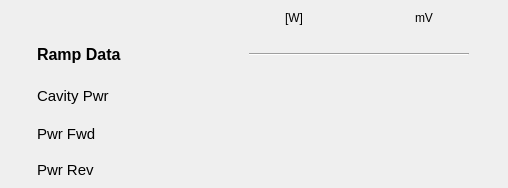
       <widget class="QWidget" name="scrollAreaWidgetContents_18">
        <property name="geometry">
         <rect>
          <x>0</x>
          <y>0</y>
          <width>508</width>
          <height>188</height>
         </rect>
        </property>
        <widget class="QWidget" name="layoutWidget_5">
         <property name="geometry">
          <rect>
           <x>3</x>
           <y>5</y>
           <width>501</width>
           <height>180</height>
          </rect>
         </property>
         <layout class="QGridLayout" name="gridLayout_10">
          <item row="4" column="2">
           <widget class="PyDMLabel" name="PyDMLabel_122">
            <property name="enabled">
             <bool>true</bool>
            </property>
            <property name="minimumSize">
             <size>
              <width>90</width>
              <height>30</height>
             </size>
            </property>
            <property name="maximumSize">
             <size>
              <width>80</width>
              <height>30</height>
             </size>
            </property>
            <property name="toolTip">
             <string/>
            </property>
            <property name="accessibleDescription">
             <string/>
            </property>
            <property name="layoutDirection">
             <enum>Qt::LeftToRight</enum>
            </property>
            <property name="autoFillBackground">
             <bool>false</bool>
            </property>
            <property name="styleSheet">
             <string notr="true"/>
            </property>
            <property name="frameShape">
             <enum>QFrame::NoFrame</enum>
            </property>
            <property name="frameShadow">
             <enum>QFrame::Sunken</enum>
            </property>
            <property name="alignment">
             <set>Qt::AlignRight|Qt::AlignTrailing|Qt::AlignVCenter</set>
            </property>
            <property name="precision" stdset="0">
             <number>1</number>
            </property>
            <property name="showUnits" stdset="0">
             <bool>false</bool>
            </property>
            <property name="precisionFromPV" stdset="0">
             <bool>false</bool>
            </property>
            <property name="channel" stdset="0">
             <string>BO-05D:RF-P5Cav:RevTopAmp-Mon</string>
            </property>
           </widget>
          </item>
          <item row="0" column="1">
           <widget class="PyDMLabel" name="PyDMLabel_108">
            <property name="toolTip">
             <string/>
            </property>
            <property name="text">
             <string>[W]</string>
            </property>
            <property name="alignment">
             <set>Qt::AlignCenter</set>
            </property>
           </widget>
          </item>
          <item row="4" column="0">
           <widget class="PyDMLabel" name="pv02raps01_4">
            <property name="minimumSize">
             <size>
              <width>172</width>
              <height>0</height>
             </size>
            </property>
            <property name="maximumSize">
             <size>
              <width>172</width>
              <height>16777215</height>
             </size>
            </property>
            <property name="font">
             <font>
              <pointsize>11</pointsize>
             </font>
            </property>
            <property name="toolTip">
             <string/>
            </property>
            <property name="text">
             <string>Pwr Rev</string>
            </property>
           </widget>
          </item>
          <item row="1" column="1" colspan="2">
           <widget class="Line" name="line_10">
            <property name="sizeIncrement">
             <size>
              <width>0</width>
              <height>0</height>
             </size>
            </property>
            <property name="baseSize">
             <size>
              <width>0</width>
              <height>0</height>
             </size>
            </property>
            <property name="autoFillBackground">
             <bool>false</bool>
            </property>
            <property name="frameShadow">
             <enum>QFrame::Sunken</enum>
            </property>
            <property name="lineWidth">
             <number>1</number>
            </property>
            <property name="midLineWidth">
             <number>0</number>
            </property>
            <property name="orientation">
             <enum>Qt::Horizontal</enum>
            </property>
           </widget>
          </item>
          <item row="1" column="0">
           <widget class="PyDMLabel" name="PyDMLabel_111">
            <property name="minimumSize">
             <size>
              <width>172</width>
              <height>35</height>
             </size>
            </property>
            <property name="maximumSize">
             <size>
              <width>172</width>
              <height>16777215</height>
             </size>
            </property>
            <property name="font">
             <font>
              <pointsize>12</pointsize>
              <weight>75</weight>
              <bold>true</bold>
             </font>
            </property>
            <property name="toolTip">
             <string/>
            </property>
            <property name="text">
             <string>Ramp Data</string>
            </property>
           </widget>
          </item>
          <item row="0" column="2">
           <widget class="PyDMLabel" name="PyDMLabel_110">
            <property name="toolTip">
             <string/>
            </property>
            <property name="text">
             <string>mV</string>
            </property>
            <property name="alignment">
             <set>Qt::AlignCenter</set>
            </property>
           </widget>
          </item>
          <item row="4" column="1">
           <widget class="PyDMLabel" name="PyDMLabel_120">
            <property name="enabled">
             <bool>true</bool>
            </property>
            <property name="minimumSize">
             <size>
              <width>90</width>
              <height>30</height>
             </size>
            </property>
            <property name="maximumSize">
             <size>
              <width>80</width>
              <height>30</height>
             </size>
            </property>
            <property name="toolTip">
             <string/>
            </property>
            <property name="accessibleDescription">
             <string/>
            </property>
            <property name="layoutDirection">
             <enum>Qt::LeftToRight</enum>
            </property>
            <property name="autoFillBackground">
             <bool>false</bool>
            </property>
            <property name="styleSheet">
             <string notr="true"/>
            </property>
            <property name="frameShape">
             <enum>QFrame::NoFrame</enum>
            </property>
            <property name="frameShadow">
             <enum>QFrame::Sunken</enum>
            </property>
            <property name="alignment">
             <set>Qt::AlignRight|Qt::AlignTrailing|Qt::AlignVCenter</set>
            </property>
            <property name="precision" stdset="0">
             <number>3</number>
            </property>
            <property name="showUnits" stdset="0">
             <bool>false</bool>
            </property>
            <property name="precisionFromPV" stdset="0">
             <bool>false</bool>
            </property>
            <property name="channel" stdset="0">
             <string>BO-05D:RF-P5Cav:RevBotPwrW-Mon</string>
            </property>
           </widget>
          </item>
          <item row="3" column="1">
           <widget class="PyDMLabel" name="PyDMLabel_117">
            <property name="enabled">
             <bool>true</bool>
            </property>
            <property name="minimumSize">
             <size>
              <width>90</width>
              <height>30</height>
             </size>
            </property>
            <property name="maximumSize">
             <size>
              <width>80</width>
              <height>30</height>
             </size>
            </property>
            <property name="toolTip">
             <string/>
            </property>
            <property name="accessibleDescription">
             <string/>
            </property>
            <property name="layoutDirection">
             <enum>Qt::LeftToRight</enum>
            </property>
            <property name="autoFillBackground">
             <bool>false</bool>
            </property>
            <property name="styleSheet">
             <string notr="true"/>
            </property>
            <property name="frameShape">
             <enum>QFrame::NoFrame</enum>
            </property>
            <property name="frameShadow">
             <enum>QFrame::Sunken</enum>
            </property>
            <property name="alignment">
             <set>Qt::AlignRight|Qt::AlignTrailing|Qt::AlignVCenter</set>
            </property>
            <property name="precision" stdset="0">
             <number>1</number>
            </property>
            <property name="showUnits" stdset="0">
             <bool>false</bool>
            </property>
            <property name="precisionFromPV" stdset="0">
             <bool>false</bool>
            </property>
            <property name="channel" stdset="0">
             <string>BO-05D:RF-P5Cav:FwdBotPwrW-Mon</string>
            </property>
           </widget>
          </item>
          <item row="2" column="0">
           <widget class="PyDMLabel" name="PyDMLabel_112">
            <property name="minimumSize">
             <size>
              <width>172</width>
              <height>35</height>
             </size>
            </property>
            <property name="maximumSize">
             <size>
              <width>172</width>
              <height>16777215</height>
             </size>
            </property>
            <property name="font">
             <font>
              <pointsize>11</pointsize>
             </font>
            </property>
            <property name="toolTip">
             <string/>
            </property>
            <property name="text">
             <string>Cavity Pwr</string>
            </property>
           </widget>
          </item>
          <item row="2" column="1">
           <widget class="PyDMLabel" name="PyDMLabel_113">
            <property name="enabled">
             <bool>true</bool>
            </property>
            <property name="minimumSize">
             <size>
              <width>90</width>
              <height>30</height>
             </size>
            </property>
            <property name="maximumSize">
             <size>
              <width>80</width>
              <height>30</height>
             </size>
            </property>
            <property name="toolTip">
             <string/>
            </property>
            <property name="accessibleDescription">
             <string/>
            </property>
            <property name="layoutDirection">
             <enum>Qt::LeftToRight</enum>
            </property>
            <property name="autoFillBackground">
             <bool>false</bool>
            </property>
            <property name="styleSheet">
             <string notr="true"/>
            </property>
            <property name="frameShape">
             <enum>QFrame::NoFrame</enum>
            </property>
            <property name="frameShadow">
             <enum>QFrame::Sunken</enum>
            </property>
            <property name="alignment">
             <set>Qt::AlignRight|Qt::AlignTrailing|Qt::AlignVCenter</set>
            </property>
            <property name="precision" stdset="0">
             <number>1</number>
            </property>
            <property name="showUnits" stdset="0">
             <bool>false</bool>
            </property>
            <property name="precisionFromPV" stdset="0">
             <bool>false</bool>
            </property>
            <property name="channel" stdset="0">
             <string>BO-05D:RF-P5Cav:Cell3BotPwrW-Mon</string>
            </property>
           </widget>
          </item>
          <item row="3" column="2">
           <widget class="PyDMLabel" name="PyDMLabel_119">
            <property name="enabled">
             <bool>true</bool>
            </property>
            <property name="minimumSize">
             <size>
              <width>90</width>
              <height>30</height>
             </size>
            </property>
            <property name="maximumSize">
             <size>
              <width>80</width>
              <height>30</height>
             </size>
            </property>
            <property name="toolTip">
             <string/>
            </property>
            <property name="accessibleDescription">
             <string/>
            </property>
            <property name="layoutDirection">
             <enum>Qt::LeftToRight</enum>
            </property>
            <property name="autoFillBackground">
             <bool>false</bool>
            </property>
            <property name="styleSheet">
             <string notr="true"/>
            </property>
            <property name="frameShape">
             <enum>QFrame::NoFrame</enum>
            </property>
            <property name="frameShadow">
             <enum>QFrame::Sunken</enum>
            </property>
            <property name="alignment">
             <set>Qt::AlignRight|Qt::AlignTrailing|Qt::AlignVCenter</set>
            </property>
            <property name="precision" stdset="0">
             <number>1</number>
            </property>
            <property name="showUnits" stdset="0">
             <bool>false</bool>
            </property>
            <property name="precisionFromPV" stdset="0">
             <bool>false</bool>
            </property>
            <property name="channel" stdset="0">
             <string>BO-05D:RF-P5Cav:FwdTopAmp-Mon</string>
            </property>
            <property name="displayFormat" stdset="0">
             <enum>PyDMLabel::Decimal</enum>
            </property>
           </widget>
          </item>
          <item row="3" column="0">
           <widget class="PyDMLabel" name="PyDMLabel_116">
            <property name="minimumSize">
             <size>
              <width>172</width>
              <height>0</height>
             </size>
            </property>
            <property name="maximumSize">
             <size>
              <width>172</width>
              <height>16777215</height>
             </size>
            </property>
            <property name="font">
             <font>
              <pointsize>11</pointsize>
             </font>
            </property>
            <property name="toolTip">
             <string/>
            </property>
            <property name="text">
             <string>Pwr Fwd</string>
            </property>
           </widget>
          </item>
          <item row="2" column="2">
           <widget class="PyDMLabel" name="PyDMLabel_115">
            <property name="enabled">
             <bool>true</bool>
            </property>
            <property name="minimumSize">
             <size>
              <width>90</width>
              <height>30</height>
             </size>
            </property>
            <property name="maximumSize">
             <size>
              <width>80</width>
              <height>30</height>
             </size>
            </property>
            <property name="toolTip">
             <string/>
            </property>
            <property name="accessibleDescription">
             <string/>
            </property>
            <property name="layoutDirection">
             <enum>Qt::LeftToRight</enum>
            </property>
            <property name="autoFillBackground">
             <bool>false</bool>
            </property>
            <property name="styleSheet">
             <string notr="true"/>
            </property>
            <property name="frameShape">
             <enum>QFrame::NoFrame</enum>
            </property>
            <property name="frameShadow">
             <enum>QFrame::Sunken</enum>
            </property>
            <property name="alignment">
             <set>Qt::AlignRight|Qt::AlignTrailing|Qt::AlignVCenter</set>
            </property>
            <property name="precision" stdset="0">
             <number>1</number>
            </property>
            <property name="showUnits" stdset="0">
             <bool>false</bool>
            </property>
            <property name="precisionFromPV" stdset="0">
             <bool>false</bool>
            </property>
            <property name="alarmSensitiveContent" stdset="0">
             <bool>false</bool>
            </property>
            <property name="alarmSensitiveBorder" stdset="0">
             <bool>true</bool>
            </property>
            <property name="channel" stdset="0">
             <string>BO-05D:RF-P5Cav:Cell3TopAmp-Mon</string>
            </property>
           </widget>
          </item>
         </layout>
        </widget>
       </widget>
